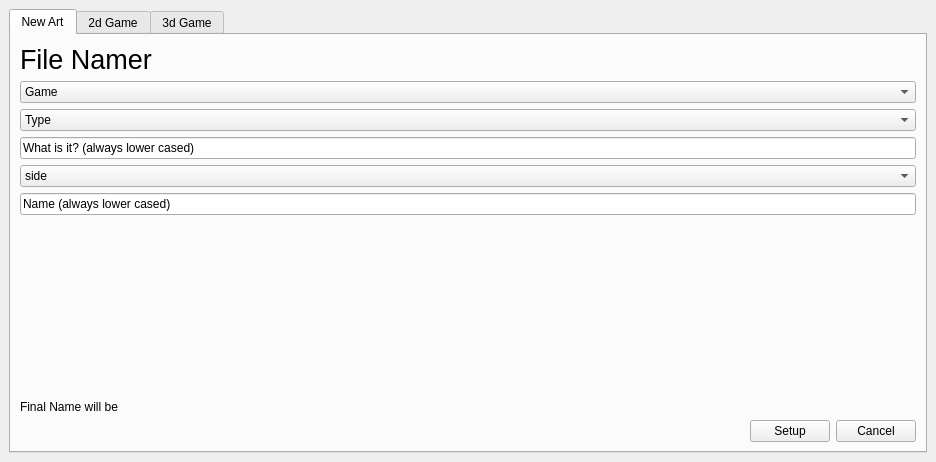
<?xml version="1.0" encoding="UTF-8"?>
<ui version="4.0">
 <class>MainWindow</class>
 <widget class="QMainWindow" name="MainWindow">
  <property name="geometry">
   <rect>
    <x>0</x>
    <y>0</y>
    <width>936</width>
    <height>462</height>
   </rect>
  </property>
  <property name="windowTitle">
   <string>MainWindow</string>
  </property>
  <widget class="QWidget" name="centralwidget">
   <layout class="QHBoxLayout" name="horizontalLayout">
    <item>
     <widget class="QTabWidget" name="type_selecter">
      <property name="currentIndex">
       <number>0</number>
      </property>
      <widget class="QWidget" name="NewArt">
       <attribute name="title">
        <string>New Art</string>
       </attribute>
       <layout class="QVBoxLayout" name="verticalLayout_5">
        <item>
         <layout class="QHBoxLayout" name="horizontalLayout_28">
          <item>
           <widget class="QLabel" name="label_5">
            <property name="font">
             <font>
              <pointsize>20</pointsize>
             </font>
            </property>
            <property name="text">
             <string>File Namer</string>
            </property>
           </widget>
          </item>
          <item>
           <spacer name="horizontalSpacer_4">
            <property name="orientation">
             <enum>Qt::Horizontal</enum>
            </property>
            <property name="sizeHint" stdset="0">
             <size>
              <width>40</width>
              <height>20</height>
             </size>
            </property>
           </spacer>
          </item>
         </layout>
        </item>
        <item>
         <widget class="QComboBox" name="game_dropdown">
          <item>
           <property name="text">
            <string>Game</string>
           </property>
          </item>
         </widget>
        </item>
        <item>
         <widget class="QComboBox" name="type_dropdown">
          <item>
           <property name="text">
            <string>Type</string>
           </property>
          </item>
         </widget>
        </item>
        <item>
         <widget class="QLineEdit" name="idenifier_dropdown">
          <property name="text">
           <string>What is it? (always lower cased)</string>
          </property>
         </widget>
        </item>
        <item>
         <widget class="QComboBox" name="side_dropdown">
          <item>
           <property name="text">
            <string>side</string>
           </property>
          </item>
         </widget>
        </item>
        <item>
         <widget class="QLineEdit" name="name_box">
          <property name="text">
           <string>Name (always lower cased)</string>
          </property>
         </widget>
        </item>
        <item>
         <spacer name="verticalSpacer">
          <property name="orientation">
           <enum>Qt::Vertical</enum>
          </property>
          <property name="sizeHint" stdset="0">
           <size>
            <width>20</width>
            <height>40</height>
           </size>
          </property>
         </spacer>
        </item>
        <item>
         <widget class="QLabel" name="label">
          <property name="text">
           <string>Final Name will be</string>
          </property>
         </widget>
        </item>
        <item>
         <layout class="QHBoxLayout" name="horizontalLayout_30">
          <item>
           <spacer name="horizontalSpacer_7">
            <property name="orientation">
             <enum>Qt::Horizontal</enum>
            </property>
            <property name="sizeHint" stdset="0">
             <size>
              <width>40</width>
              <height>20</height>
             </size>
            </property>
           </spacer>
          </item>
          <item>
           <widget class="QPushButton" name="setup_new_file">
            <property name="text">
             <string>Setup</string>
            </property>
           </widget>
          </item>
          <item>
           <widget class="QPushButton" name="cancel_new_art">
            <property name="text">
             <string>Cancel</string>
            </property>
           </widget>
          </item>
         </layout>
        </item>
       </layout>
      </widget>
      <widget class="QWidget" name="game2d">
       <attribute name="title">
        <string>2d Game</string>
       </attribute>
       <layout class="QHBoxLayout" name="horizontalLayout_2">
        <item>
         <layout class="QVBoxLayout" name="verticalLayout">
          <item>
           <widget class="QLabel" name="Pipeline2d">
            <property name="font">
             <font>
              <pointsize>20</pointsize>
             </font>
            </property>
            <property name="text">
             <string>2d Pipeline</string>
            </property>
           </widget>
          </item>
          <item>
           <widget class="QToolBox" name="tool_selecter">
            <property name="enabled">
             <bool>true</bool>
            </property>
            <property name="sizePolicy">
             <sizepolicy hsizetype="Minimum" vsizetype="Minimum">
              <horstretch>0</horstretch>
              <verstretch>0</verstretch>
             </sizepolicy>
            </property>
            <property name="minimumSize">
             <size>
              <width>440</width>
              <height>327</height>
             </size>
            </property>
            <property name="currentIndex">
             <number>0</number>
            </property>
            <widget class="QWidget" name="page">
             <property name="enabled">
              <bool>true</bool>
             </property>
             <property name="geometry">
              <rect>
               <x>0</x>
               <y>0</y>
               <width>892</width>
               <height>274</height>
              </rect>
             </property>
             <attribute name="label">
              <string>Standard</string>
             </attribute>
             <layout class="QVBoxLayout" name="verticalLayout_2">
              <item>
               <layout class="QHBoxLayout" name="select_files_hbox">
                <item>
                 <widget class="QPushButton" name="select_files_button_2d">
                  <property name="text">
                   <string>Select Files to import</string>
                  </property>
                 </widget>
                </item>
                <item>
                 <spacer name="select_files_button_hz">
                  <property name="orientation">
                   <enum>Qt::Horizontal</enum>
                  </property>
                  <property name="sizeHint" stdset="0">
                   <size>
                    <width>40</width>
                    <height>20</height>
                   </size>
                  </property>
                 </spacer>
                </item>
               </layout>
              </item>
              <item>
               <layout class="QHBoxLayout" name="file_to_import_hbox">
                <item>
                 <widget class="QLabel" name="files_to_import">
                  <property name="font">
                   <font>
                    <pointsize>15</pointsize>
                   </font>
                  </property>
                  <property name="text">
                   <string>Files To Import</string>
                  </property>
                 </widget>
                </item>
                <item>
                 <spacer name="files_to_import_hz">
                  <property name="orientation">
                   <enum>Qt::Horizontal</enum>
                  </property>
                  <property name="sizeHint" stdset="0">
                   <size>
                    <width>40</width>
                    <height>20</height>
                   </size>
                  </property>
                 </spacer>
                </item>
               </layout>
              </item>
              <item>
               <layout class="QHBoxLayout" name="file_name_box_hbox">
                <item>
                 <widget class="QScrollArea" name="files_to_import_2d">
                  <property name="widgetResizable">
                   <bool>true</bool>
                  </property>
                  <widget class="QWidget" name="scrollAreaWidgetContents">
                   <property name="geometry">
                    <rect>
                     <x>0</x>
                     <y>0</y>
                     <width>870</width>
                     <height>113</height>
                    </rect>
                   </property>
                   <layout class="QHBoxLayout" name="horizontalLayout_3">
                    <item>
                     <widget class="QPushButton" name="delete_me_2">
                      <property name="text">
                       <string>delete_me</string>
                      </property>
                     </widget>
                    </item>
                   </layout>
                  </widget>
                 </widget>
                </item>
               </layout>
              </item>
              <item>
               <layout class="QHBoxLayout" name="render_passes_callout_hbox">
                <item>
                 <widget class="QLabel" name="render_passes_callout">
                  <property name="text">
                   <string>Render Passes (recommended are checked)</string>
                  </property>
                 </widget>
                </item>
                <item>
                 <spacer name="render_passes_callout_hz">
                  <property name="orientation">
                   <enum>Qt::Horizontal</enum>
                  </property>
                  <property name="sizeHint" stdset="0">
                   <size>
                    <width>40</width>
                    <height>20</height>
                   </size>
                  </property>
                 </spacer>
                </item>
               </layout>
              </item>
              <item>
               <layout class="QGridLayout" name="render_pass_grid">
                <item row="0" column="0">
                 <widget class="QCheckBox" name="diff_nos">
                  <property name="text">
                   <string>Diffuse without Shadow</string>
                  </property>
                  <property name="checked">
                   <bool>true</bool>
                  </property>
                 </widget>
                </item>
                <item row="0" column="2">
                 <widget class="QCheckBox" name="beauty">
                  <property name="text">
                   <string>Beauty</string>
                  </property>
                 </widget>
                </item>
                <item row="1" column="2">
                 <widget class="QCheckBox" name="diffuse">
                  <property name="text">
                   <string>Diffuse With Shadow</string>
                  </property>
                 </widget>
                </item>
                <item row="1" column="0">
                 <widget class="QCheckBox" name="shadow">
                  <property name="text">
                   <string>Shadow</string>
                  </property>
                  <property name="checked">
                   <bool>true</bool>
                  </property>
                 </widget>
                </item>
                <item row="0" column="1">
                 <widget class="QCheckBox" name="specularity">
                  <property name="text">
                   <string>Specularity</string>
                  </property>
                  <property name="checked">
                   <bool>true</bool>
                  </property>
                 </widget>
                </item>
               </layout>
              </item>
             </layout>
            </widget>
            <widget class="QWidget" name="city_builder">
             <property name="geometry">
              <rect>
               <x>0</x>
               <y>0</y>
               <width>892</width>
               <height>274</height>
              </rect>
             </property>
             <attribute name="label">
              <string>City Builder</string>
             </attribute>
             <layout class="QVBoxLayout" name="verticalLayout_3">
              <item>
               <layout class="QHBoxLayout" name="city_builder_hbox">
                <item>
                 <widget class="QCheckBox" name="city_builder_cbox">
                  <property name="text">
                   <string>City Builder?</string>
                  </property>
                 </widget>
                </item>
                <item>
                 <spacer name="city_builder_spacer">
                  <property name="orientation">
                   <enum>Qt::Horizontal</enum>
                  </property>
                  <property name="sizeHint" stdset="0">
                   <size>
                    <width>40</width>
                    <height>20</height>
                   </size>
                  </property>
                 </spacer>
                </item>
               </layout>
              </item>
              <item>
               <layout class="QHBoxLayout" name="fit_view_distance_hbox">
                <item>
                 <widget class="QLabel" name="fit_view_distance_label">
                  <property name="enabled">
                   <bool>true</bool>
                  </property>
                  <property name="text">
                   <string>Fit View Distance</string>
                  </property>
                 </widget>
                </item>
                <item>
                 <widget class="QDoubleSpinBox" name="view_fit_distance_sb">
                  <property name="enabled">
                   <bool>false</bool>
                  </property>
                  <property name="maximum">
                   <double>1.000000000000000</double>
                  </property>
                  <property name="value">
                   <double>0.500000000000000</double>
                  </property>
                 </widget>
                </item>
                <item>
                 <spacer name="fit_view_distance_spacer">
                  <property name="orientation">
                   <enum>Qt::Horizontal</enum>
                  </property>
                  <property name="sizeHint" stdset="0">
                   <size>
                    <width>40</width>
                    <height>20</height>
                   </size>
                  </property>
                 </spacer>
                </item>
               </layout>
              </item>
              <item>
               <layout class="QHBoxLayout" name="number_of_angles_hbox">
                <item>
                 <widget class="QLabel" name="number_of_angles_lable">
                  <property name="enabled">
                   <bool>true</bool>
                  </property>
                  <property name="text">
                   <string>Number of Angles</string>
                  </property>
                 </widget>
                </item>
                <item>
                 <widget class="QSpinBox" name="number_of_angles_sbox">
                  <property name="enabled">
                   <bool>false</bool>
                  </property>
                  <property name="minimum">
                   <number>1</number>
                  </property>
                  <property name="value">
                   <number>8</number>
                  </property>
                 </widget>
                </item>
                <item>
                 <spacer name="number_of_angles_spacer">
                  <property name="orientation">
                   <enum>Qt::Horizontal</enum>
                  </property>
                  <property name="sizeHint" stdset="0">
                   <size>
                    <width>40</width>
                    <height>20</height>
                   </size>
                  </property>
                 </spacer>
                </item>
               </layout>
              </item>
              <item>
               <spacer name="vert_spacer">
                <property name="orientation">
                 <enum>Qt::Vertical</enum>
                </property>
                <property name="sizeHint" stdset="0">
                 <size>
                  <width>20</width>
                  <height>40</height>
                 </size>
                </property>
               </spacer>
              </item>
             </layout>
            </widget>
           </widget>
          </item>
          <item>
           <layout class="QHBoxLayout" name="bottom_hbox">
            <item>
             <spacer name="buttons_hz">
              <property name="orientation">
               <enum>Qt::Horizontal</enum>
              </property>
              <property name="sizeHint" stdset="0">
               <size>
                <width>40</width>
                <height>20</height>
               </size>
              </property>
             </spacer>
            </item>
            <item>
             <widget class="QPushButton" name="import_button_2d">
              <property name="text">
               <string>Import Files</string>
              </property>
             </widget>
            </item>
            <item>
             <widget class="QPushButton" name="cancel_button_2d">
              <property name="text">
               <string>Cancel</string>
              </property>
             </widget>
            </item>
           </layout>
          </item>
         </layout>
        </item>
       </layout>
      </widget>
      <widget class="QWidget" name="game3d">
       <attribute name="title">
        <string>3d Game</string>
       </attribute>
       <layout class="QVBoxLayout" name="verticalLayout_4">
        <item>
         <layout class="QHBoxLayout" name="horizontalLayout_23">
          <item>
           <widget class="QLabel" name="Pipeline3d_3">
            <property name="font">
             <font>
              <pointsize>20</pointsize>
             </font>
            </property>
            <property name="text">
             <string>3d Pipeline</string>
            </property>
           </widget>
          </item>
          <item>
           <spacer name="pipeline_3d_spacer_3">
            <property name="orientation">
             <enum>Qt::Horizontal</enum>
            </property>
            <property name="sizeHint" stdset="0">
             <size>
              <width>40</width>
              <height>20</height>
             </size>
            </property>
           </spacer>
          </item>
         </layout>
        </item>
        <item>
         <layout class="QHBoxLayout" name="select_files_hbox_4">
          <item>
           <widget class="QPushButton" name="select_files_button_3d">
            <property name="text">
             <string>Select Files to import</string>
            </property>
           </widget>
          </item>
          <item>
           <spacer name="select_files_button_hz_4">
            <property name="orientation">
             <enum>Qt::Horizontal</enum>
            </property>
            <property name="sizeHint" stdset="0">
             <size>
              <width>40</width>
              <height>20</height>
             </size>
            </property>
           </spacer>
          </item>
         </layout>
        </item>
        <item>
         <layout class="QHBoxLayout" name="horizontalLayout_25">
          <item>
           <widget class="QLabel" name="files_to_import_4">
            <property name="font">
             <font>
              <pointsize>15</pointsize>
             </font>
            </property>
            <property name="text">
             <string>Files To Import</string>
            </property>
           </widget>
          </item>
          <item>
           <spacer name="files_to_import_hz_4">
            <property name="orientation">
             <enum>Qt::Horizontal</enum>
            </property>
            <property name="sizeHint" stdset="0">
             <size>
              <width>40</width>
              <height>20</height>
             </size>
            </property>
           </spacer>
          </item>
         </layout>
        </item>
        <item>
         <layout class="QHBoxLayout" name="horizontalLayout_20">
          <item>
           <widget class="QScrollArea" name="files_to_import_3d">
            <property name="widgetResizable">
             <bool>true</bool>
            </property>
            <widget class="QWidget" name="scrollAreaWidgetContents_2">
             <property name="geometry">
              <rect>
               <x>0</x>
               <y>0</y>
               <width>890</width>
               <height>221</height>
              </rect>
             </property>
             <layout class="QHBoxLayout" name="horizontalLayout_21">
              <item>
               <widget class="QPushButton" name="delete_me">
                <property name="text">
                 <string>delete_me</string>
                </property>
               </widget>
              </item>
             </layout>
            </widget>
           </widget>
          </item>
         </layout>
        </item>
        <item>
         <layout class="QHBoxLayout" name="horizontalLayout_24">
          <item>
           <spacer name="horizontalSpacer_3">
            <property name="orientation">
             <enum>Qt::Horizontal</enum>
            </property>
            <property name="sizeHint" stdset="0">
             <size>
              <width>40</width>
              <height>20</height>
             </size>
            </property>
           </spacer>
          </item>
          <item>
           <widget class="QPushButton" name="export_animation">
            <property name="text">
             <string>export animation on current file to game</string>
            </property>
           </widget>
          </item>
         </layout>
        </item>
        <item>
         <widget class="Line" name="line_2">
          <property name="orientation">
           <enum>Qt::Horizontal</enum>
          </property>
         </widget>
        </item>
        <item>
         <layout class="QHBoxLayout" name="horizontalLayout_26">
          <item>
           <spacer name="buttons_hz_4">
            <property name="orientation">
             <enum>Qt::Horizontal</enum>
            </property>
            <property name="sizeHint" stdset="0">
             <size>
              <width>40</width>
              <height>20</height>
             </size>
            </property>
           </spacer>
          </item>
          <item>
           <widget class="QPushButton" name="import_button_3d">
            <property name="text">
             <string>Import Files</string>
            </property>
           </widget>
          </item>
          <item>
           <widget class="QPushButton" name="cancel_button_3d">
            <property name="text">
             <string>Cancel</string>
            </property>
           </widget>
          </item>
         </layout>
        </item>
       </layout>
       <zorder>line_2</zorder>
       <zorder></zorder>
      </widget>
     </widget>
    </item>
   </layout>
  </widget>
  <action name="action3d_Game">
   <property name="checkable">
    <bool>true</bool>
   </property>
   <property name="text">
    <string>3d Game</string>
   </property>
   <property name="statusTip">
    <string>To produce art for a 3d game select here</string>
   </property>
  </action>
  <action name="actionCity_Builder">
   <property name="text">
    <string>City Builder</string>
   </property>
  </action>
  <action name="actionPre_Rendered">
   <property name="text">
    <string>Pre Rendered</string>
   </property>
  </action>
  <action name="action2d_Game">
   <property name="text">
    <string>2d Game</string>
   </property>
  </action>
 </widget>
 <resources/>
 <connections/>
</ui>
